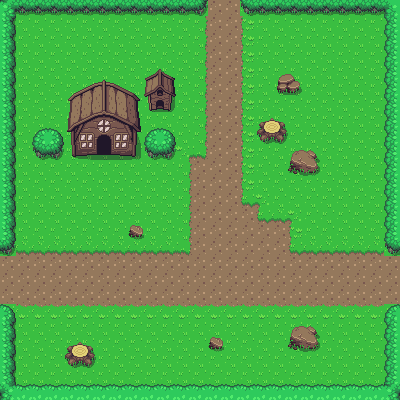

A 2D game scene composited from a Tiled map and its tileset images. What follows is a short description and the map's XML, with every tile layer's data as written:
An orthogonal 25x25 tile map with 16x16 px tiles, 2 tile layers (Ground, Collision) and 19 objects.

<map version="1.2" tiledversion="1.2.1" orientation="orthogonal" renderorder="left-down" width="25" height="25" tilewidth="16" tileheight="16" infinite="0" nextlayerid="4" nextobjectid="22">
 <tileset firstgid="1" source="Overworld.tsx" />
 <layer id="1" name="Ground" width="25" height="25">
  <data encoding="csv">
1,1,1,1,1,1,1,1,1,1,1,1,1,1,1,1,1,1,1,1,1,1,1,1,1,
1,1,1,1,1,1,1,1,1,1,1,1,1,1,1,1,1,1,1,1,1,1,1,1,1,
1,1,1,1,1,1,1,1,1,1,1,1,1,1,1,1,1,1,1,1,1,1,1,1,1,
1,1,1,1,1,1,1,1,1,1,1,1,1,1,1,1,1,1,1,1,1,1,1,1,1,
1,1,1,1,1,1,1,1,1,1,1,1,1,1,1,1,1,1,1,1,1,1,1,1,1,
1,1,1,1,1,1,1,1,1,1,1,1,1,1,1,1,1,1,1,1,1,1,1,1,1,
1,1,1,1,1,1,1,1,1,1,1,1,1,1,1,1,1,1,1,1,1,1,1,1,1,
1,1,1,1,1,1,1,1,1,1,1,1,1,1,1,1,1,1,1,1,1,1,1,1,1,
1,1,1,1,1,1,1,1,1,1,1,1,1,1,1,1,1,1,1,1,1,1,1,1,1,
1,1,1,1,1,1,1,1,1,1,1,1,1,1,1,1,1,1,1,1,1,1,1,1,1,
1,1,1,1,1,1,1,1,1,1,1,1,1,1,1,1,1,1,1,1,1,1,1,1,1,
1,1,1,1,1,1,1,1,1,1,1,1,1,1,1,1,1,1,1,1,1,1,1,1,1,
1,1,1,1,1,1,1,1,1,1,1,1,1,1,1,1,1,1,1,1,1,1,1,1,1,
1,1,1,1,1,1,1,1,1,1,1,1,1,1,1,1,1,1,1,1,1,1,1,1,1,
1,1,1,1,1,1,1,1,1,1,1,1,1,1,1,1,1,1,1,1,1,1,1,1,1,
1,1,1,1,1,1,1,1,1,1,1,1,1,1,1,1,1,1,1,1,1,1,1,1,1,
1,1,1,1,1,1,1,1,1,1,1,1,1,1,1,1,1,1,1,1,1,1,1,1,1,
1,1,1,1,1,1,1,1,1,1,1,1,1,1,1,1,1,1,1,1,1,1,1,1,1,
1,1,1,1,1,1,1,1,1,1,1,1,1,1,1,1,1,1,1,1,1,1,1,1,1,
1,1,1,1,1,1,1,1,1,1,1,1,1,1,1,1,1,1,1,1,1,1,1,1,1,
1,1,1,1,1,1,1,1,1,1,1,1,1,1,1,1,1,1,1,1,1,1,1,1,1,
1,1,1,1,1,1,1,1,1,1,1,1,1,1,1,1,1,1,1,1,1,1,1,1,1,
1,1,1,1,1,1,1,1,1,1,1,1,1,1,1,1,1,1,1,1,1,1,1,1,1,
1,1,1,1,1,1,1,1,1,1,1,1,1,1,1,1,1,1,1,1,1,1,1,1,1,
1,1,1,1,1,1,1,1,1,1,1,1,1,1,1,1,1,1,1,1,1,1,1,1,1
</data>
 </layer>
 <layer id="2" name="Collision" width="25" height="25">
  <data encoding="csv">
648,766,766,766,766,766,766,766,766,766,766,766,687,1202,1202,686,766,766,766,766,766,766,766,766,764,
728,0,0,0,0,0,0,0,0,0,0,0,1201,1202,1202,1203,0,0,0,0,0,0,0,0,727,
728,0,0,0,0,0,0,0,0,0,0,0,1201,1202,1202,1203,0,0,0,0,0,0,0,0,727,
728,0,0,0,0,0,0,0,0,0,0,0,1201,1202,1202,1203,0,0,0,0,0,0,0,0,727,
728,0,0,0,0,0,0,0,0,214,215,0,1201,1202,1202,1203,0,45,46,0,0,0,0,0,727,
728,0,0,0,7,8,9,10,11,254,255,0,1201,1202,1202,1203,0,85,86,0,0,0,0,0,727,
728,0,0,0,47,48,49,50,51,294,295,0,1201,1202,1202,1203,0,0,0,0,0,0,0,0,727,
728,0,0,0,87,88,89,90,91,0,0,0,1201,1202,1202,1203,152,153,0,0,0,0,0,0,727,
728,0,646,647,127,128,129,130,131,646,647,0,1201,1202,1202,1203,192,193,0,0,0,0,0,0,727,
728,0,686,687,167,168,169,170,171,686,687,1161,1322,1202,1202,1203,0,0,450,451,0,0,0,0,727,
728,0,0,0,0,0,0,0,0,0,0,1201,1202,1202,1202,1203,0,0,490,491,0,0,0,0,727,
728,0,0,0,0,0,0,0,0,0,0,1201,1202,1202,1202,1203,0,0,0,0,0,0,0,0,727,
728,0,0,0,0,0,0,0,0,0,0,1201,1202,1202,1202,1321,1163,0,0,0,0,0,0,0,727,
728,0,0,0,0,0,0,0,0,0,0,1201,1202,1202,1202,1202,1321,1162,1163,0,0,0,0,0,727,
728,0,0,0,0,0,0,0,208,0,0,1201,1202,1202,1202,1202,1202,1202,1203,0,0,0,0,0,727,
687,1162,1162,1162,1162,1162,1162,1162,1162,1162,1162,1322,1202,1202,1202,1202,1202,1202,1321,1162,1162,1162,1162,1162,686,
1202,1202,1202,1202,1202,1202,1202,1202,1202,1202,1202,1202,1202,1202,1202,1202,1202,1202,1202,1202,1202,1202,1202,1202,1202,
1202,1202,1202,1202,1202,1202,1202,1202,1202,1202,1202,1202,1202,1202,1202,1202,1202,1202,1202,1202,1202,1202,1202,1202,1202,
1202,1202,1202,1202,1202,1202,1202,1202,1202,1202,1202,1202,1202,1202,1202,1202,1202,1202,1202,1202,1202,1202,1202,1202,1202,
647,1242,1242,1242,1242,1242,1242,1242,1242,1242,1242,1242,1242,1242,1242,1242,1242,1242,1242,1242,1242,1242,1242,1242,646,
728,0,0,0,0,0,0,0,0,0,0,0,0,0,0,0,0,0,450,451,0,0,0,0,727,
728,0,0,0,152,153,0,0,0,0,0,0,0,208,0,0,0,0,490,491,0,0,0,0,727,
728,0,0,0,192,193,0,0,0,0,0,0,0,0,0,0,0,0,0,0,0,0,0,0,727,
728,0,0,0,0,0,0,0,0,0,0,0,0,0,0,0,0,0,0,0,0,0,0,0,727,
688,726,726,726,726,726,726,726,726,726,726,726,726,726,726,726,726,726,726,726,726,726,726,726,648
</data>
 </layer>
 <objectgroup id="3" name="collisionmask">
  <object id="1" x="0.5" y="-1" width="206.5" height="16" />
  <object id="2" x="239.5" y="-1.5" width="161" height="17" />
  <object id="3" x="385" y="-5" width="34.5" height="260.5" />
  <object id="4" x="384" y="305" width="18" height="92.5" />
  <object id="5" x="-0.5" y="384.5" width="399.5" height="16.5" />
  <object id="6" x="0" y="304.5" width="15" height="95" />
  <object id="8" x="-3.5" y="-3" width="19" height="259" />
  <object id="9" x="256.5" y="112" width="30" height="32.5" />
  <object id="10" x="275.5" y="72" width="26" height="21.5" />
  <object id="11" x="287.5" y="144" width="33.5" height="30.5" />
  <object id="12" x="289" y="321" width="31" height="32" />
  <object id="13" x="207.5" y="335" width="17" height="16" />
  <object id="14" x="64" y="339" width="30.5" height="27.5" />
  <object id="15" x="128.5" y="224.5" width="15" height="15.5" />
  <object id="16" x="144" y="129" width="30.5" height="32" />
  <object id="17" x="31.5" y="127.5" width="33.5" height="32.5" />
  <object id="18" x="143.5" y="78.5" width="31.5" height="32.5" />
  <object id="20" x="72" y="156">
   <polygon points="0,0 24,-1 23.5,-21.5 39,-22 39,-1 63.5,0.5 64.5,-23 68,-25 66,-59.5 34.5,-74 21.5,-73 -4,-58.5 -5.5,-25.5 -0.5,-24" />
  </object>
  <object id="21" x="144.5" y="78.5">
   <polygon points="0,0 14.5,-9.5 30.5,0" />
  </object>
 </objectgroup>
</map>
